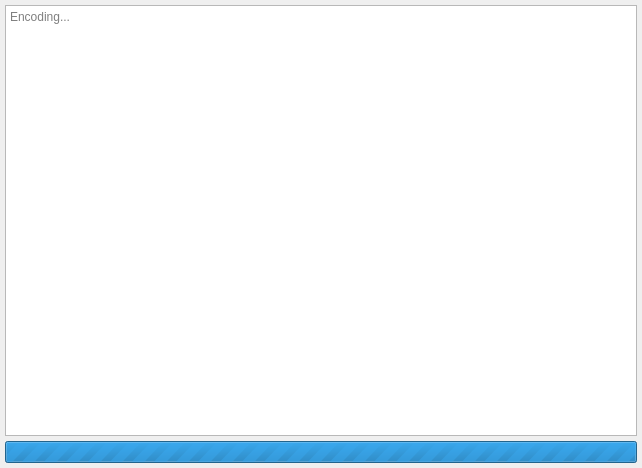
<?xml version="1.0" encoding="UTF-8"?>
<ui version="4.0">
 <class>Base64Dialog</class>
 <widget class="QDialog" name="Base64Dialog">
  <property name="windowModality">
   <enum>Qt::WindowModal</enum>
  </property>
  <property name="geometry">
   <rect>
    <x>0</x>
    <y>0</y>
    <width>642</width>
    <height>468</height>
   </rect>
  </property>
  <property name="windowTitle">
   <string>Base64</string>
  </property>
  <layout class="QVBoxLayout" name="verticalLayout">
   <property name="spacing">
    <number>5</number>
   </property>
   <property name="leftMargin">
    <number>5</number>
   </property>
   <property name="topMargin">
    <number>5</number>
   </property>
   <property name="rightMargin">
    <number>5</number>
   </property>
   <property name="bottomMargin">
    <number>5</number>
   </property>
   <item>
    <widget class="QPlainTextEdit" name="base64edit">
     <property name="readOnly">
      <bool>true</bool>
     </property>
     <property name="placeholderText">
      <string>Encoding...</string>
     </property>
    </widget>
   </item>
   <item>
    <widget class="QProgressBar" name="progressBar">
     <property name="maximum">
      <number>0</number>
     </property>
     <property name="value">
      <number>0</number>
     </property>
     <property name="textVisible">
      <bool>false</bool>
     </property>
     <property name="invertedAppearance">
      <bool>false</bool>
     </property>
    </widget>
   </item>
  </layout>
 </widget>
 <resources/>
 <connections/>
</ui>
